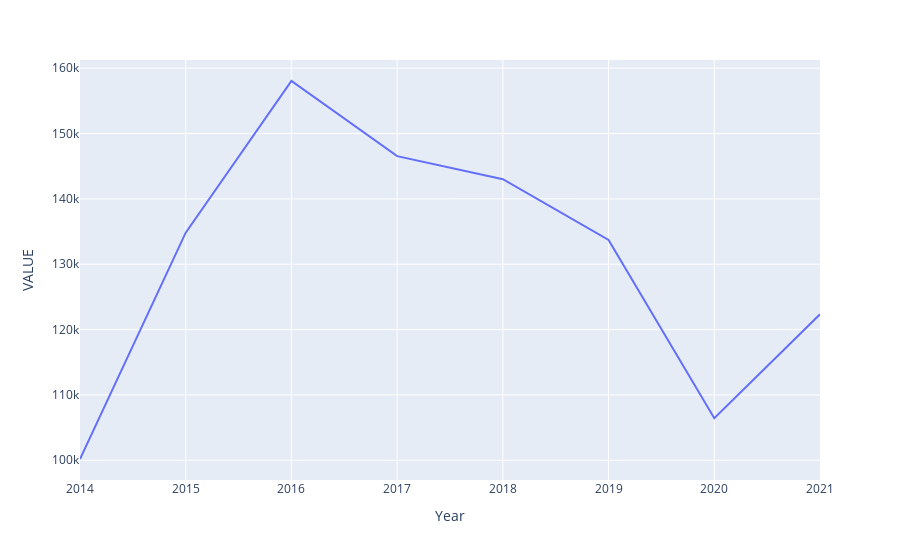

Notebook cell for this chart:
### Code cell
fig = px.line(yearly_grouped, x='Year', y='VALUE')
fig.show()

### Figure 1 — Plotly figure (JSON) as saved in the notebook; plotly's stock layout.template omitted (floating-point values rounded to 4 significant figures)
{"data": [{"hovertemplate": "Year=%{x}<br>VALUE=%{y}<extra></extra>", "legendgroup": "", "line": {"color": "#636efa", "dash": "solid"}, "marker": {"symbol": "circle"}, "mode": "lines", "name": "", "orientation": "v", "showlegend": false, "type": "scatter", "x": [2014, 2015, 2016, 2017, 2018, 2019, 2020, 2021], "xaxis": "x", "y": [100195, 134833, 158035, 146535, 143007, 133720, 106433, 122344], "yaxis": "y"}], "layout": {"legend": {"tracegroupgap": 0}, "margin": {"t": 60}, "xaxis": {"anchor": "y", "domain": [0, 1], "title": {"text": "Year"}}, "yaxis": {"anchor": "x", "domain": [0, 1], "title": {"text": "VALUE"}}}}
